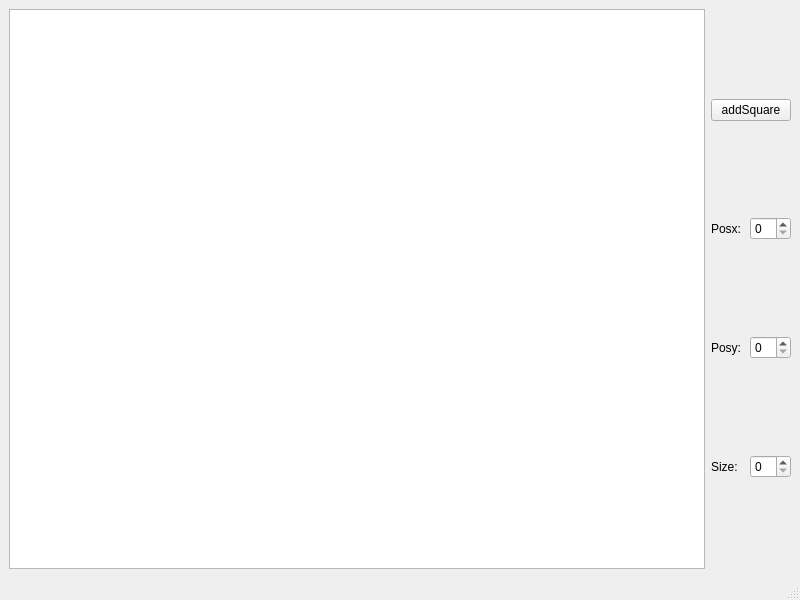
<?xml version="1.0" encoding="UTF-8"?>
<ui version="4.0">
 <class>Game</class>
 <widget class="QMainWindow" name="Game">
  <property name="geometry">
   <rect>
    <x>0</x>
    <y>0</y>
    <width>800</width>
    <height>600</height>
   </rect>
  </property>
  <property name="windowTitle">
   <string>Game</string>
  </property>
  <widget class="QWidget" name="centralwidget">
   <layout class="QHBoxLayout" name="horizontalLayout_4">
    <item>
     <widget class="QGraphicsView" name="graphicsView"/>
    </item>
    <item>
     <layout class="QVBoxLayout" name="verticalLayout">
      <item>
       <widget class="QPushButton" name="b_createSquare">
        <property name="text">
         <string>addSquare</string>
        </property>
       </widget>
      </item>
      <item>
       <layout class="QHBoxLayout" name="horizontalLayout">
        <item>
         <widget class="QLabel" name="label">
          <property name="text">
           <string>Posx:</string>
          </property>
         </widget>
        </item>
        <item>
         <widget class="QSpinBox" name="posx"/>
        </item>
       </layout>
      </item>
      <item>
       <layout class="QHBoxLayout" name="horizontalLayout_2">
        <item>
         <widget class="QLabel" name="label_2">
          <property name="text">
           <string>Posy:</string>
          </property>
         </widget>
        </item>
        <item>
         <widget class="QSpinBox" name="posy"/>
        </item>
       </layout>
      </item>
      <item>
       <layout class="QHBoxLayout" name="horizontalLayout_3">
        <item>
         <widget class="QLabel" name="label_3">
          <property name="text">
           <string>Size:</string>
          </property>
         </widget>
        </item>
        <item>
         <widget class="QSpinBox" name="size"/>
        </item>
       </layout>
      </item>
     </layout>
    </item>
   </layout>
  </widget>
  <widget class="QMenuBar" name="menubar">
   <property name="geometry">
    <rect>
     <x>0</x>
     <y>0</y>
     <width>800</width>
     <height>24</height>
    </rect>
   </property>
  </widget>
  <widget class="QStatusBar" name="statusbar"/>
 </widget>
 <resources/>
 <connections/>
</ui>
